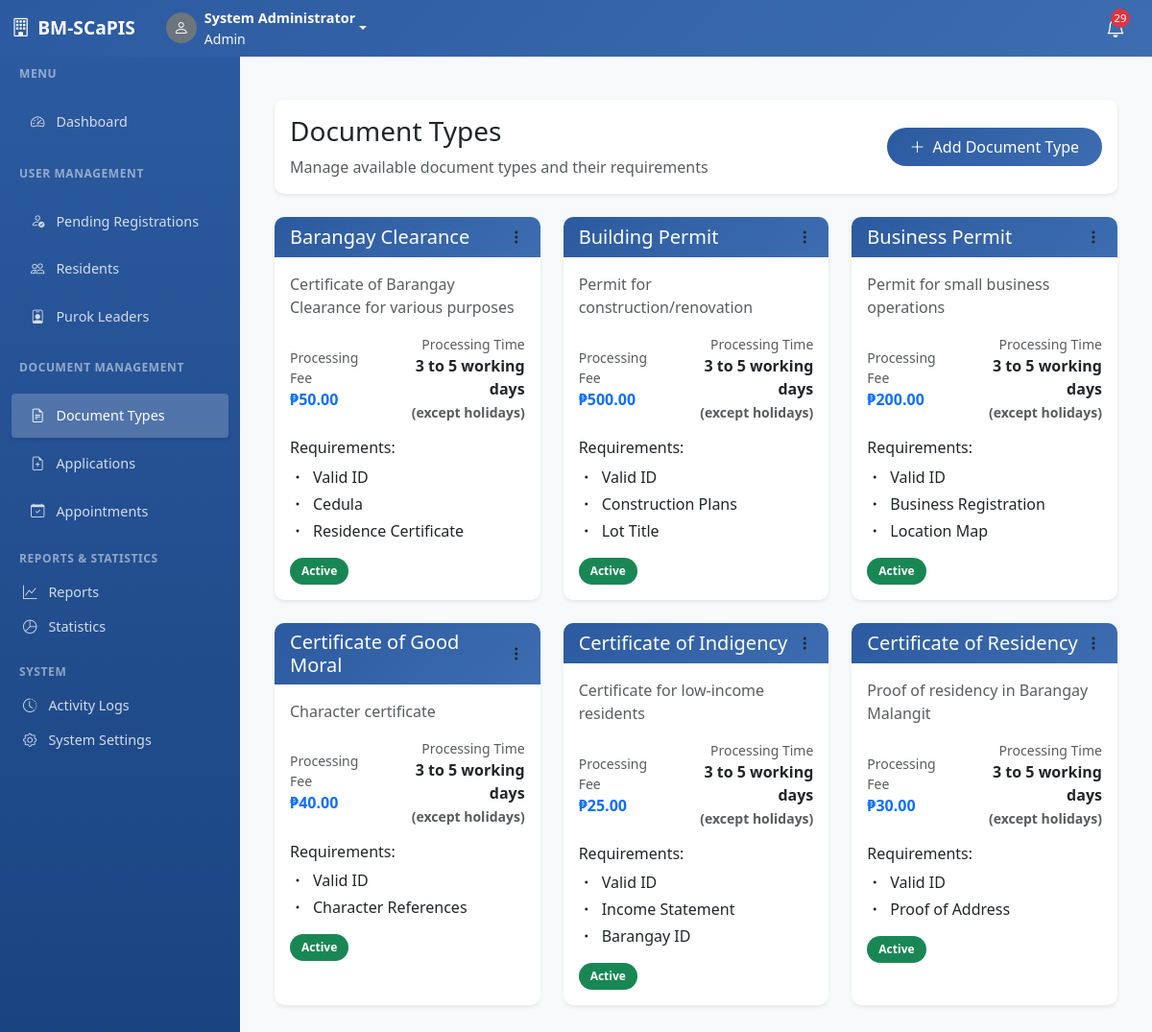
Page /document-types.php (signed in) on the earlier database version.
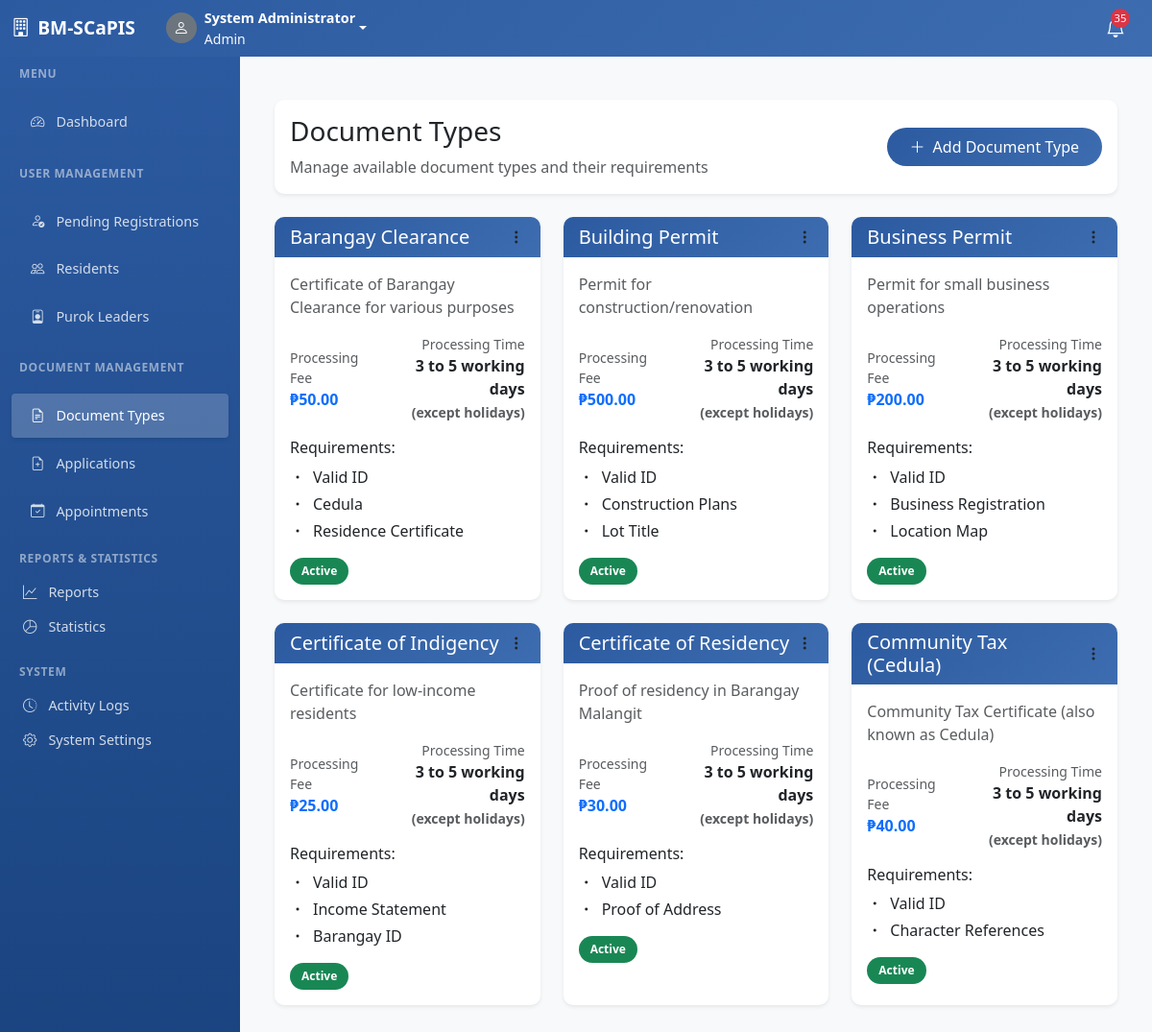
Same page on the later database version.
### tables this page shows
CREATE TABLE `document_types` (
  `id` int(11) NOT NULL,
  `type_name` varchar(100) NOT NULL,
  `description` text DEFAULT NULL,
  `fee` decimal(8,2) DEFAULT 0.00,
  `requirements` text DEFAULT NULL,
  `processing_days` int(11) DEFAULT 3,
  `is_active` tinyint(1) DEFAULT 1,
  `created_at` timestamp NOT NULL DEFAULT current_timestamp()
);

### config.php (called while the page is built, shortened)
<?php
try {
    $pdo = new PDO("mysql:host=" . DB_HOST . ";dbname=" . DB_NAME . ";charset=utf8mb4", DB_USERNAME, DB_PASSWORD);
    $pdo->setAttribute(PDO::ATTR_ERRMODE, PDO::ERRMODE_EXCEPTION);
    $pdo->setAttribute(PDO::ATTR_DEFAULT_FETCH_MODE, PDO::FETCH_ASSOC);
} catch(PDOException $e) {
    die("Database connection failed: " . $e->getMessage());
}
function isLoggedIn() {
    global $pdo;
    try {
        $stmt = $pdo->prepare("SELECT id FROM users WHERE id = ?");
        $stmt->execute([$_SESSION['user_id']]);
        return true;
    } catch (PDOException $e) {
        return false;
    }
}
require_once 'sms_functions.php';
function getUnreadNotifications($userId = null, $role = null) {
    global $pdo;
    $sql = "SELECT * FROM system_notifications WHERE is_read = 0";
    $params = [];
    if ($userId) {
        $sql .= " AND (target_user_id = ? OR target_role = ? OR target_role = 'all')";
        $params = [$userId, $role];
    } elseif ($role) {
        $sql .= " AND (target_role = ? OR target_role = 'all')";
        $params = [$role];
    }
    $sql .= " ORDER BY created_at DESC";
    $stmt = $pdo->prepare($sql);
    $stmt->execute($params);
    return $stmt->fetchAll();
}
?>

### document-types.php (the view, shortened to what the changed rows need)
<?php
require_once 'config.php';
$stmt = $pdo->prepare("SELECT * FROM document_types ORDER BY type_name");
$stmt->execute();
$documentTypes = $stmt->fetchAll();
include 'header.php';
include 'sidebar.php';
?>
<div class="main-content">
    <div class="container-fluid py-4">
        <div class="row mb-4">
            <div class="col-12">
                <div class="card border-0 shadow-sm">
                    <div class="card-body">
                        <div class="d-flex justify-content-between align-items-center">
                            <div>
                                <h1 class="h3 mb-2">Document Types</h1>
                            </div>
                        </div>
                    </div>
                </div>
            </div>
        </div>
        <div class="row g-4">
            <?php foreach ($documentTypes as $type): ?>
                <div class="col-lg-4">
                    <div class="card border-0 shadow-sm h-100">
                        <div class="card-header bg-light d-flex justify-content-between align-items-center">
                            <h5 class="mb-0">
                                <?php echo htmlspecialchars($type['type_name']); ?>
                            </h5>
                            <div class="dropdown">
                                <button class="btn btn-link text-dark p-0" data-bs-toggle="dropdown">
                                    <i class="bi bi-three-dots-vertical"></i>
                                </button>
                            </div>
                        </div>
                        <div class="card-body">
                            <div class="mb-3">
                                <p class="text-muted mb-0"><?php echo htmlspecialchars($type['description']); ?></p>
                            </div>
                            <div class="d-flex justify-content-between align-items-center mb-3">
                                <div>
                                    <small class="text-muted d-block">Processing Fee</small>
                                    <strong class="text-primary">₱<?php echo number_format($type['fee'], 2); ?></strong>
                                </div>
                                <div class="text-end">
                                    <small class="text-muted d-block">Processing Time</small>
                                    <strong>3 to 5 working days<br><small class="text-muted">(except holidays)</small></strong>
                                </div>
                            </div>
                            <?php if ($type['requirements']): ?>
                                <div class="mt-3">
                                    <h6 class="mb-2">Requirements:</h6>
                                    <ul class="list-unstyled mb-0">
                                        <?php foreach (explode(',', $type['requirements']) as $requirement): ?>
                                            <li class="mb-1">
                                                <i class="bi bi-dot me-2"></i><?php echo htmlspecialchars(trim($requirement)); ?>
                                            </li>
                                        <?php endforeach; ?>
                                    </ul>
                                </div>
                            <?php endif; ?>
                            <div class="mt-3">
                                <span class="badge bg-<?php echo $type['is_active'] ? 'success' : 'danger'; ?>">
                                    <?php echo $type['is_active'] ? 'Active' : 'Inactive'; ?>
                                </span>
                            </div>
                        </div>
                    </div>
                </div>
            <?php endforeach; ?>
        </div>
    </div>
</div>

### sidebar.php (shortened to what the changed rows need)
<?php
if (!isLoggedIn()) {
    ?>
    <nav class="navbar navbar-expand-lg navbar-dark fixed-top" style="background: linear-gradient(135deg, var(--primary-color), #3d6db0);">
        <div class="container">
            <a class="navbar-brand" href="index.php">
                <i class="bi bi-building me-2"></i><?php echo SYSTEM_NAME; ?>
            </a>
            <button class="navbar-toggler" type="button" data-bs-toggle="collapse" data-bs-target="#navbarNav">
                <span class="navbar-toggler-icon"></span>
            </button>
            <div class="collapse navbar-collapse" id="navbarNav">
                <ul class="navbar-nav ms-auto">
                    <li class="nav-item">
                        <a class="nav-link" href="index.php">
                            <i class="bi bi-house me-2"></i>Home
                        </a>
                    </li>
                    <li class="nav-item">
                        <a class="nav-link" href="about.php">
                            <i class="bi bi-info-circle me-2"></i>About
                        </a>
                    </li>
                    <li class="nav-item">
                        <a class="nav-link" href="services.php">
                            <i class="bi bi-list-ul me-2"></i>Services
                        </a>
                    </li>
                    <li class="nav-item">
                        <a class="nav-link" href="contact.php">
                            <i class="bi bi-telephone me-2"></i>Contact
                        </a>
                    </li>
                    <li class="nav-item">
                        <a class="nav-link" href="login.php">
                            <i class="bi bi-box-arrow-in-right me-2"></i>Login
                        </a>
                    </li>
                    <li class="nav-item">
                        <a class="btn btn-outline-light ms-2" href="register.php">
                            <i class="bi bi-person-plus me-2"></i>Register
                        </a>
                    </li>
                </ul>
            </div>
        </div>
    </nav>
    <?php
} else {
    $unreadNotifications = getUnreadNotifications($_SESSION['user_id'], $_SESSION['role']);
    $notificationCount = count($unreadNotifications);
    ?>
    <nav class="navbar navbar-expand-lg navbar-dark fixed-top" style="background: linear-gradient(135deg, var(--primary-color), #3d6db0);">
        <div class="container-fluid">
            <div class="d-flex align-items-center ms-auto">
                <div class="dropdown me-3">
                    <a class="nav-link position-relative text-white" href="#" data-bs-toggle="dropdown">
                        <i class="bi bi-bell fs-5"></i>
                        <?php if ($notificationCount > 0): ?>
                            <span class="notification-badge"><?php echo min($notificationCount, 99); ?></span>
                        <?php endif; ?>
                    </a>
                </div>
            </div>
        </div>
    </nav>
    <?php
}
?>

Differences in the rows shown:
changed document_types "Character References": type_name "Certificate of Good Moral" → "Community Tax (Cedula)"; description "Character certificate" → "Community Tax Certificate (also known as Cedula)"; moves down the list
Other differences:
min($notificationCount, 99): "29" → "35"
